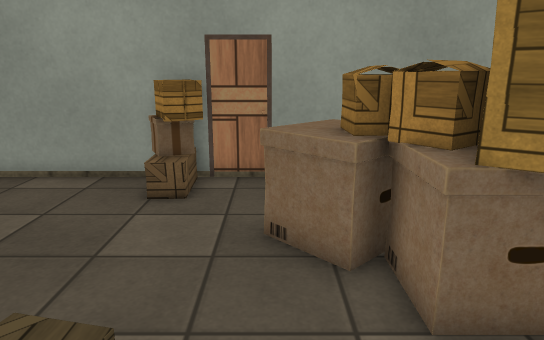
View 1 (above)

16 first-person views from a walk through a scene from a Unity 3-D project. The camera is 1.5 m above the floor, tilts 14° down and sees 70° across. Doors are open. The floor is counted in squares, 0.5 m on a side. Each view is taken from the middle of a square. On the plan, view 1 faces up. The plan holds only what a view shows up to about 20 squares ahead; the rest is blank. The place goes on beyond the plan. The player is left out. Some animated figures are left out. Some surface patterns are stand-ins.

View 2
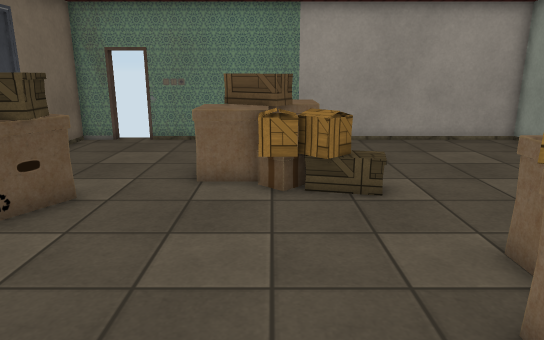

View 3
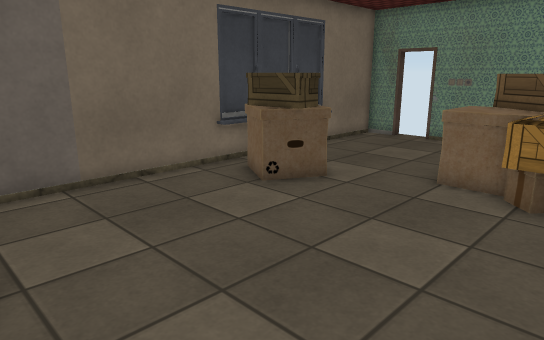

View 4
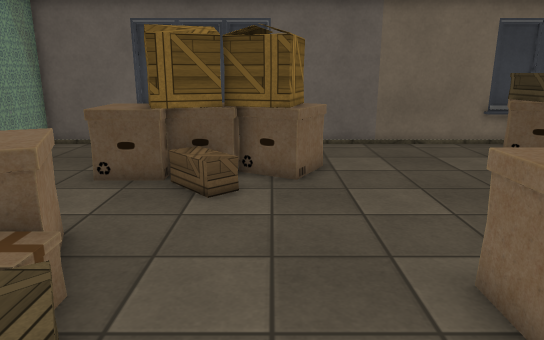

View 5
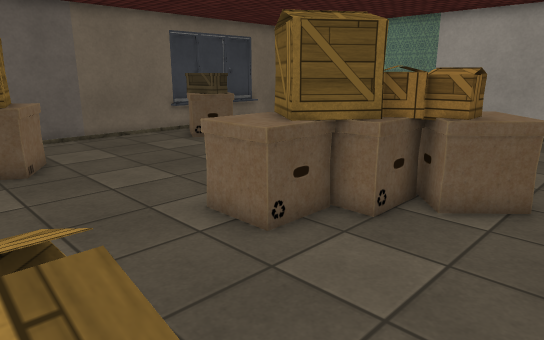

View 6
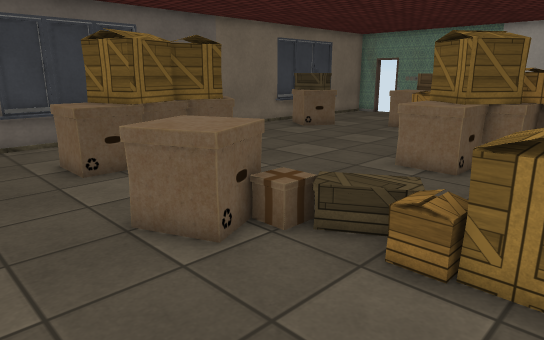

View 7
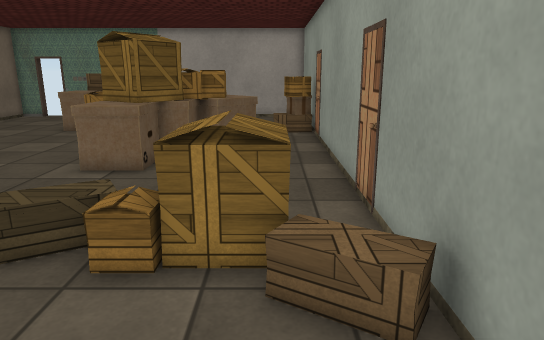

View 8
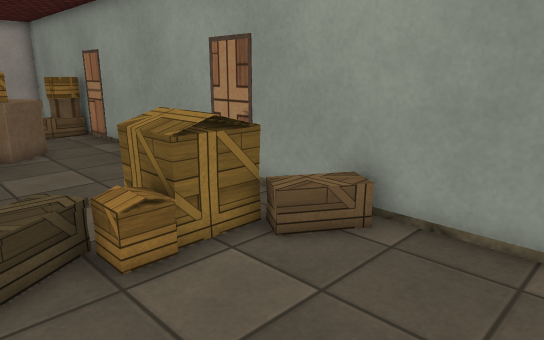

View 9
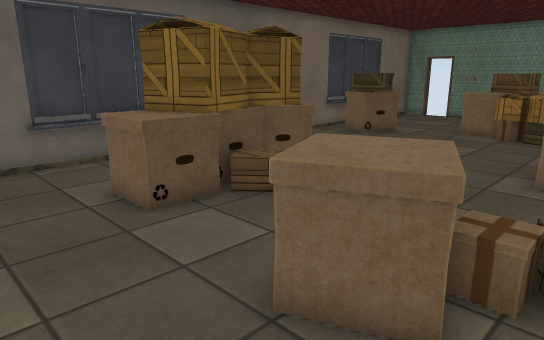

View 10
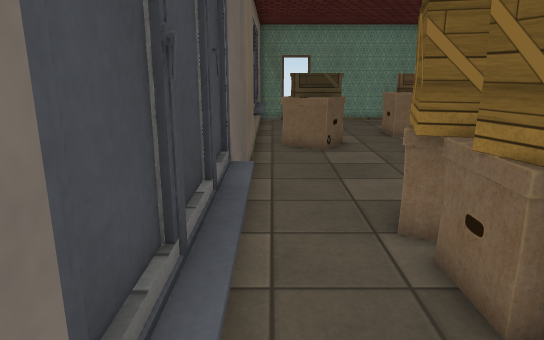

View 11
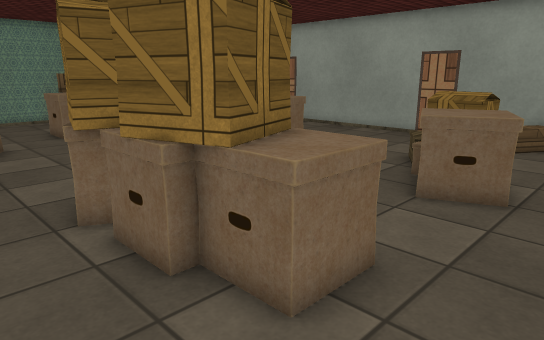

View 12
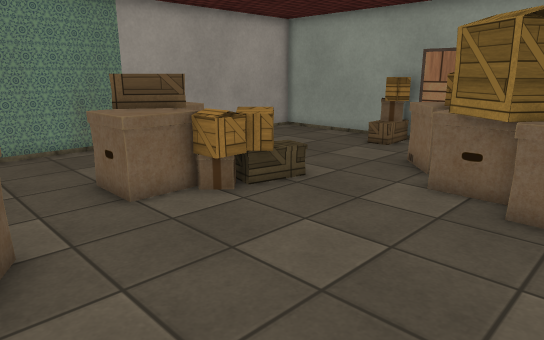

View 13
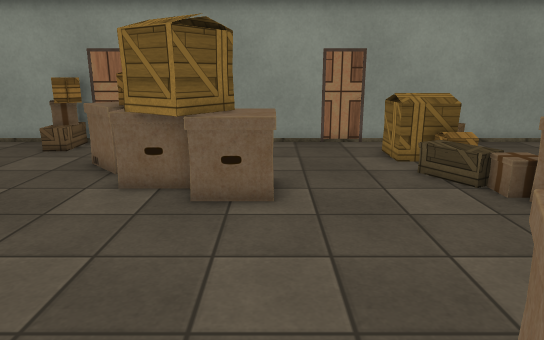

View 14
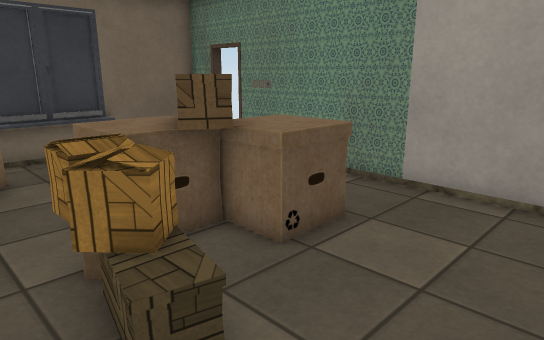

View 15
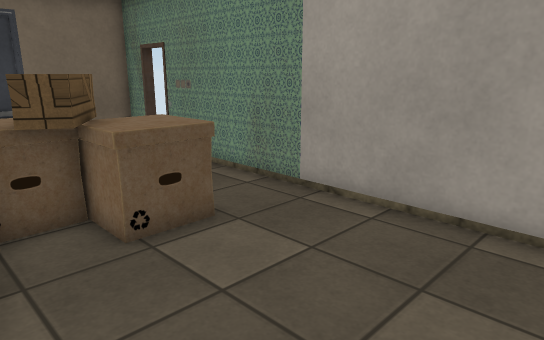

View 16
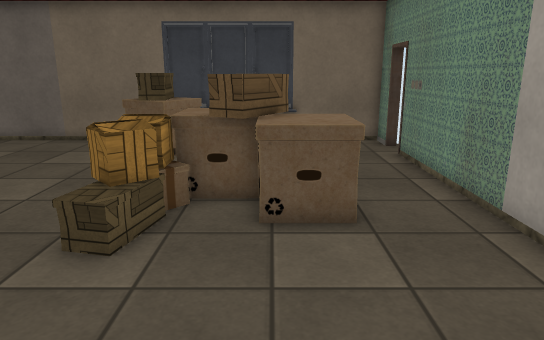

### Floor plan
Points are (right, up) in squares from view 1. A wall is a line through its corners. A room is listed if a view was taken in it or the views show most of it. See-through windows are left out.
Room 1 (views 1, 2, 3, 4, 5, 6, 7, 8, 9, 10, 11, 12, 13, 14, 15, 16)
walls: (-9.9, -7.2) (-9.9, -8.8) (18.5, -8.8); (18.1, 11.2) (-9.9, 11.2) (-9.9, -5.8)
low walls: (-1.1, -8.3) (-0.1, -8.3); (11.8, -8.3) (15, -8.3); (-6.1, -8.3) (-2.5, -8.3)
ways out: open door at (-10, -6.5)
objects: box (-7, 0) to (-5, 2); box (-5, -2) to (-3, 0); box (-5, -1) to (-4, 1); box (-3, 1); box (-3, 10) to (-2, 10); box (-3, 11); box (-2, -7) to (-2, -6); box (-2, 0) to (-2, 1); box (-1, -7) to (0, -5); box (0, 7) to (3, 8); box (1, -6); box (1, 6) to (2, 7); box (2, 4) to (4, 6); box (2, 5) to (3, 6); box (3, 3); box (4, 3) to (6, 5); box (7, -4) to (9, -3); box (8, -6) to (10, -3); box (9, -6); box (10, -3) to (11, -3); box (10, 8) to (12, 9); box (11, -5) to (12, -5); box (12, -5) to (13, -3); box (12, 1) to (15, 4); box (13, -5) to (14, -3)

Where each view was taken, in squares from view 1:
view 1: 0 up, 0 right, facing up
view 2: 0 up, 8 right, facing left
view 3: 2 up, 8 right, facing down-left
view 4: 8 up, 9 right, facing down
view 5: 10 up, 11 right, facing down-left
view 6: 9 up, 18 right, facing down-left
view 7: 9 up, 18 right, facing left
view 8: 4 up, 18 right, facing up-left
view 9: 5 up, 18 right, facing down-left
view 10: 8 down, 16 right, facing left
view 11: 8 down, 17 right, facing up-left
view 12: 6 down, 6 right, facing up-left
view 13: 6 down, 6 right, facing up
view 14: 6 up, 0 right, facing down-left
view 15: 8 up, 2 left, facing down-left
view 16: 9 up, 5 left, facing down
